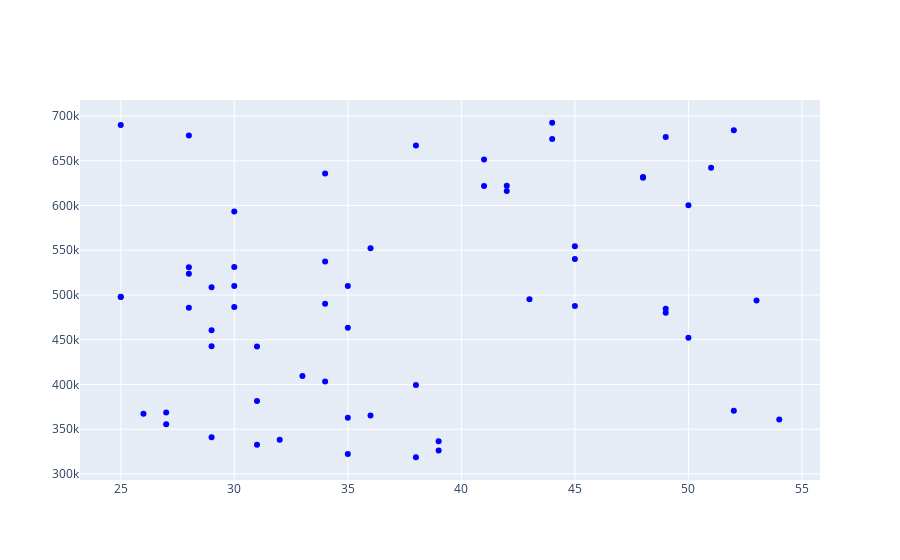

Notebook code cell kept with this figure:
### Code cell
#Next we will create a scatter plot by using the add_trace function and use the go.scatter() function within it
# In go.Scatter we define the x-axis data,y-axis data and define the mode as markers with color of the marker as blue
fig.add_trace(go.Scatter(x=age_array, y=income_array, mode='markers', marker=dict(color='blue')))

### Figure 1 — Plotly figure (JSON) as saved in the notebook; plotly's stock layout.template omitted (floating-point values rounded to 4 significant figures)
{"data": [{"marker": {"color": "blue"}, "mode": "markers", "type": "scatter", "x": [28, 28, 29, 38, 39, 27, 49, 42, 36, 36, 38, 48, 48, 41, 34, 30, 31, 44, 45, 26, 50, 29, 30, 30, 38, 30, 29, 45, 25, 35, 25, 49, 34, 28, 49, 31, 52, 51, 29, 41, 52, 53, 31, 50, 34, 27, 54, 25, 45, 43, 28, 42, 35, 35, 39, 34, 35, 33, 44, 32], "y": [531103, 523806, 341040, 399539, 326217, 355413, 480227, 616387, 552351, 365428, 318647, 631035, 631997, 621836, 635751, 531324, 381507, 692558, 540370, 367352, 452185, 442652, 593290, 486724, 667039, 510150, 460519, 554432, 498125, 509947, 497712, 676585, 403235, 678338, 484520, 442471, 370516, 642143, 508670, 651543, 684189, 493866, 332737, 600424, 537358, 368784, 360973, 689933, 487791, 495137, 485646, 622226, 322317, 362891, 336411, 490347, 463437, 409553, 674342, 338130]}], "layout": {}}
